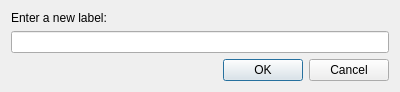
<?xml version="1.0" encoding="UTF-8"?>
<ui version="4.0">
 <class>RenameDialog</class>
 <widget class="QDialog" name="RenameDialog">
  <property name="geometry">
   <rect>
    <x>0</x>
    <y>0</y>
    <width>400</width>
    <height>86</height>
   </rect>
  </property>
  <property name="windowTitle">
   <string>Dialog</string>
  </property>
  <layout class="QVBoxLayout" name="verticalLayout">
   <item>
    <widget class="QLabel" name="label">
     <property name="text">
      <string>Enter a new label:</string>
     </property>
    </widget>
   </item>
   <item>
    <widget class="QLineEdit" name="edit"/>
   </item>
   <item>
    <widget class="QDialogButtonBox" name="buttons">
     <property name="orientation">
      <enum>Qt::Horizontal</enum>
     </property>
     <property name="standardButtons">
      <set>QDialogButtonBox::Cancel|QDialogButtonBox::Ok</set>
     </property>
    </widget>
   </item>
  </layout>
 </widget>
 <resources/>
 <connections>
  <connection>
   <sender>buttons</sender>
   <signal>accepted()</signal>
   <receiver>RenameDialog</receiver>
   <slot>accept()</slot>
   <hints>
    <hint type="sourcelabel">
     <x>248</x>
     <y>254</y>
    </hint>
    <hint type="destinationlabel">
     <x>157</x>
     <y>274</y>
    </hint>
   </hints>
  </connection>
  <connection>
   <sender>buttons</sender>
   <signal>rejected()</signal>
   <receiver>RenameDialog</receiver>
   <slot>reject()</slot>
   <hints>
    <hint type="sourcelabel">
     <x>316</x>
     <y>260</y>
    </hint>
    <hint type="destinationlabel">
     <x>286</x>
     <y>274</y>
    </hint>
   </hints>
  </connection>
 </connections>
</ui>
